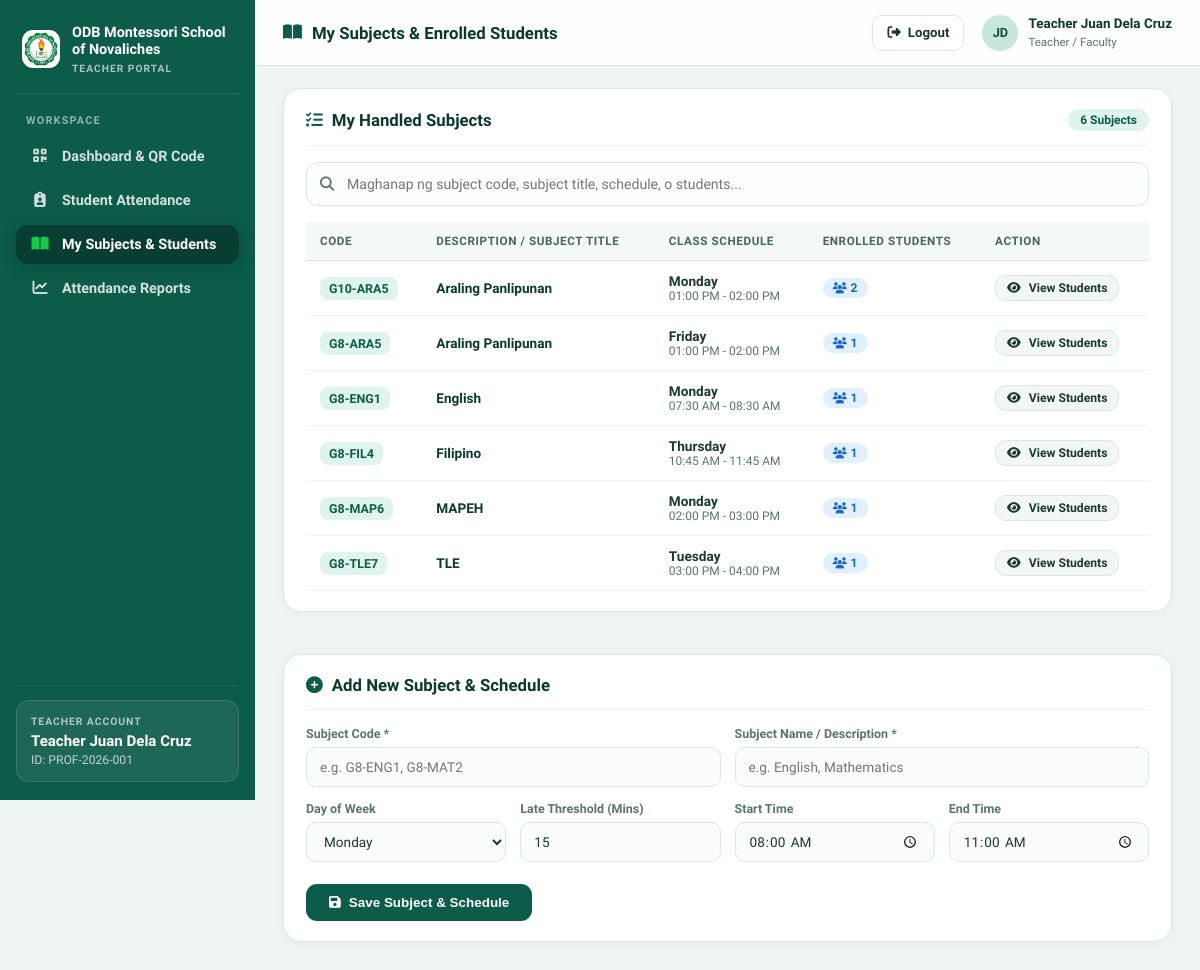
/professor/subjects.php (signed in), run on the app's committed database.
### tables this page shows
CREATE TABLE IF NOT EXISTS `subjects` (
    `id` INT AUTO_INCREMENT PRIMARY KEY,
    `subject_code` VARCHAR(20) NOT NULL,
    `subject_name` VARCHAR(100) NOT NULL,
    `professor_id` INT NULL,
    `grade_level_id` INT NULL,
    `created_at` TIMESTAMP DEFAULT CURRENT_TIMESTAMP,
    FOREIGN KEY (`professor_id`) REFERENCES `users`(`id`) ON DELETE SET NULL,
    FOREIGN KEY (`grade_level_id`) REFERENCES `grade_levels`(`id`) ON DELETE SET NULL
);

### config/auth_check.php (called while the page is built, shortened)
<?php
function is_logged_in() {
    return isset($_SESSION['user_id']) && !empty($_SESSION['user_id']);
}
function current_user() {
    return [
        'id'             => $_SESSION['user_id'] ?? null,
        'identifier'     => $_SESSION['user_identifier'] ?? null,
        'name'           => $_SESSION['user_name'] ?? null,
        'email'          => $_SESSION['user_email'] ?? null,
        'role'           => $_SESSION['user_role'] ?? null,
        'course_section' => $_SESSION['course_section'] ?? null,
        'qr_token'       => $_SESSION['qr_token'] ?? null
    ];
}

### professor/subjects.php (the view, shortened to what this page needs)
<?php
require_once __DIR__ . '/../config/auth_check.php';
$user = current_user();
$pdo = get_db_connection();
$prof_id = $user['id'];
$stmt = $pdo->prepare("
    SELECT s.*,
           sc.day_of_week, sc.start_time, sc.end_time, sc.late_threshold_mins,
           (SELECT COUNT(*) FROM student_subjects ss WHERE ss.subject_id = s.id) as enrolled_students
    FROM subjects s
    LEFT JOIN schedules sc ON s.id = sc.subject_id
    WHERE s.professor_id = ?
    ORDER BY s.subject_code ASC
");
$stmt->execute([$prof_id]);
$subjects = $stmt->fetchAll();
$selected_subject_id = intval($_GET['subject_id'] ?? 0);
$profDisplayName = preg_replace('/^Prof\.?\s+/i', 'Teacher ', trim($user['name'] ?? 'Teacher'));
$profParts = preg_split('/\s+/', trim(str_replace(['Teacher', 'Prof.', 'Mr.', 'Ms.', 'Mrs.', "Ma'am", 'Sir'], '', $profDisplayName)));
$profParts = array_values(array_filter($profParts));
$profInitials = count($profParts) >= 2
    ? strtoupper(substr($profParts[0], 0, 1) . substr($profParts[1], 0, 1))
    : strtoupper(substr($profParts[0] ?? 'TC', 0, 2));
?>
<!DOCTYPE html>
<html lang="en">
<head>
    <link rel="stylesheet" href="https://cdnjs.cloudflare.com/ajax/libs/font-awesome/6.4.0/css/all.min.css">
</head>
<body>
<div class="layout-shell">
    <aside class="sidebar">
        <div class="brand-box">
            <div class="brand-icon" style="background:#ffffff;padding:2px;"><img src="../assets/images/logo.png" alt="School Logo" style="width:100%;height:100%;object-fit:contain;border-radius:50%;"></div>
            <div>
                <div class="brand-title">ODB Montessori School of Novaliches</div>
                <span class="brand-sub">Teacher Portal</span>
            </div>
        </div>
        <div class="nav-section-title">Workspace</div>
        <nav class="sidebar-nav">
            <a href="dashboard.php" class="nav-link">
                <i class="fa-solid fa-qrcode"></i>
                <span>Dashboard &amp; QR Code</span>
            </a>
            <a href="manual_attendance.php" class="nav-link">
                <i class="fa-solid fa-clipboard-user"></i>
                <span>Student Attendance</span>
            </a>
            <a href="subjects.php" class="nav-link active">
                <i class="fa-solid fa-book-open"></i>
                <span>My Subjects &amp; Students</span>
            </a>
            <a href="reports.php" class="nav-link">
                <i class="fa-solid fa-chart-line"></i>
                <span>Attendance Reports</span>
            </a>
        </nav>
        <div class="sidebar-footer">
            <div class="prof-card">
                <small>Teacher Account</small>
                <strong><?= htmlspecialchars($profDisplayName) ?></strong>
                <div style="font-size:0.76rem;color:rgba(255,255,255,0.72);margin-top:3px;">ID: <?= htmlspecialchars($user['identifier']) ?></div>
            </div>
        </div>
    </aside>
    <div class="main-panel">
        <header class="top-header">
            <div class="top-header-title">
                <i class="fa-solid fa-book-open" style="color:var(--primary);"></i>
                <span>My Subjects &amp; Enrolled Students</span>
            </div>
            <div class="top-header-actions">
                <a href="../logout.php" class="btn-logout">
                    <i class="fa-solid fa-right-from-bracket"></i>
                    <span>Logout</span>
                </a>
                <div class="profile-pill">
                    <div class="avatar-circle"><?= htmlspecialchars($profInitials) ?></div>
                    <div class="profile-meta">
                        <strong><?= htmlspecialchars($profDisplayName) ?></strong>
                        <small>Teacher / Faculty</small>
                    </div>
                </div>
            </div>
        </header>
        <main class="content-container">
            <div class="subjects-column-stack">
                <div class="card">
                    <div class="card-header">
                        <div class="card-title"><i class="fa-solid fa-list-check" style="color: var(--primary);"></i> My Handled Subjects</div>
                        <span id="subjectsCountBadge" style="background:var(--primary-soft);color:var(--primary);padding:4px 12px;border-radius:999px;font-size:0.75rem;font-weight:800;"><?= count($subjects) ?> Subjects</span>
                    </div>
                    <div class="subject-search-wrap">
                        <input type="text" id="subjectSearchInput" class="form-control" placeholder="Maghanap ng subject code, subject title, schedule, o students..." oninput="filterSubjectsTable()">
                    </div>
                    <?php if (empty($subjects)): ?>
                        <div style="text-align: center; padding: 2rem; color: var(--ink-muted);">
                            <i class="fa-solid fa-folder-open" style="font-size: 2.2rem; margin-bottom: 0.5rem; opacity: 0.4;"></i>
                            <p>No subjects added yet. Use the form below to create your first class subject.</p>
                        </div>
                    <?php else: ?>
                        <div style="overflow-x:auto;">
                            <table class="clean-table" id="subjectsTable">
                                <thead>
                                    <tr>
                                        <th>Code</th>
                                        <th>Description / Subject Title</th>
                                        <th>Class Schedule</th>
                                        <th>Enrolled Students</th>
                                        <th>Action</th>
                                    </tr>
                                </thead>
                                <tbody>
                                    <?php foreach ($subjects as $s):
                                        $schedStr = $s['day_of_week'] ? ($s['day_of_week'] . ' ' . date('h:i A', strtotime($s['start_time'])) . ' - ' . date('h:i A', strtotime($s['end_time']))) : 'Regular';
                                        $searchPayload = strtolower($s['subject_code'] . ' ' . $s['subject_name'] . ' ' . $schedStr . ' ' . $s['enrolled_students']);
                                    ?>
                                        <tr class="subject-row" data-search="<?= htmlspecialchars($searchPayload) ?>" style="<?= $s['id'] == $selected_subject_id ? 'background: #eef6f3; font-weight: bold;' : '' ?>">
                                            <td><span style="background:var(--primary-soft);color:var(--primary);padding:4px 9px;border-radius:8px;font-size:0.78rem;font-weight:800;"><?= htmlspecialchars($s['subject_code']) ?></span></td>
                                            <td>
                                                <strong style="color:var(--ink-dark);"><?= htmlspecialchars($s['subject_name']) ?></strong>
                                            </td>
                                            <td>
                                                <?php if ($s['day_of_week']): ?>
                                                    <strong><?= htmlspecialchars($s['day_of_week']) ?></strong>
                                                    <div style="font-size:0.75rem;color:var(--ink-muted);">
                                                        <?= date('h:i A', strtotime($s['start_time'])) ?> - <?= date('h:i A', strtotime($s['end_time'])) ?>
                                                    </div>
                                                <?php else: ?>
                                                    <span style="color:var(--ink-muted);">Regular</span>
                                                <?php endif; ?>
                                            </td>
                                            <td>
                                                <span style="display:inline-block;padding:3px 10px;border-radius:999px;background:#e0f0ff;color:#1d64c8;font-size:0.76rem;font-weight:700;">
                                                    <i class="fa-solid fa-users" style="font-size:0.7rem;margin-right:4px;"></i><?= $s['enrolled_students'] ?>
                                                </span>
                                            </td>
                                            <td>
                                                <a href="subjects.php?subject_id=<?= $s['id'] ?>#subject-students" class="btn btn-secondary" style="padding:5px 11px;font-size:0.76rem;">
                                                    <i class="fa-solid fa-eye"></i> View Students
                                                </a>
                                            </td>
                                        </tr>
                                    <?php endforeach; ?>
                                </tbody>
                            </table>
                        </div>
                    <?php endif; ?>
                </div>
                <div class="card">
                    <div class="card-header">
                        <div class="card-title"><i class="fa-solid fa-plus-circle" style="color: var(--primary);"></i> Add New Subject &amp; Schedule</div>
                    </div>
                    <form action="subjects.php" method="POST">
                        <div style="display:grid; grid-template-columns: repeat(auto-fit, minmax(280px, 1fr)); gap:14px;">
                            <div class="form-group">
                                <label class="form-label" for="subject_code">Subject Code *</label>
                                <input type="text" id="subject_code" name="subject_code" class="form-control" placeholder="e.g. G8-ENG1, G8-MAT2" required>
                            </div>
                            <div class="form-group">
                                <label class="form-label" for="subject_name">Subject Name / Description *</label>
                                <input type="text" id="subject_name" name="subject_name" class="form-control" placeholder="e.g. English, Mathematics" required>
                            </div>
                        </div>
                        <div style="display:grid; grid-template-columns: repeat(auto-fit, minmax(200px, 1fr)); gap:14px;">
                            <div class="form-group">
                                <label class="form-label" for="day_of_week">Day of Week</label>
                                <select id="day_of_week" name="day_of_week" class="form-control">
                                    <option value="Monday">Monday</option>
                                </select>
                            </div>
                            <div class="form-group">
                                <label class="form-label" for="late_threshold">Late Threshold (Mins)</label>
                                <input type="number" id="late_threshold" name="late_threshold" class="form-control" value="15" min="1" max="60">
                            </div>
                            <div class="form-group">
                                <label class="form-label" for="start_time">Start Time</label>
                                <input type="time" id="start_time" name="start_time" class="form-control" value="08:00" required>
                            </div>
                            <div class="form-group">
                                <label class="form-label" for="end_time">End Time</label>
                                <input type="time" id="end_time" name="end_time" class="form-control" value="11:00" required>
                            </div>
                        </div>
                        <div style="margin-top:8px;">
                            <button type="submit" class="btn btn-primary" style="padding:10px 22px;">
                                <i class="fa-solid fa-save"></i> Save Subject &amp; Schedule
                            </button>
                        </div>
                    </form>
                </div>
            </div>
        </main>
    </div>
</div>
</body>
</html>

### data on the page
subjects: subject_code "G10-ARA5", subject_name "Araling Panlipunan", day_of_week "Monday", start_time "01:00 PM", end_time "02:00 PM", enrolled_students "2"
subjects: subject_code "G8-ARA5", subject_name "Araling Panlipunan", day_of_week "Friday", start_time "01:00 PM", end_time "02:00 PM", enrolled_students "1"
subjects: subject_code "G8-ENG1", subject_name "English", day_of_week "Monday", start_time "07:30 AM", end_time "08:30 AM", enrolled_students "1"
subjects: subject_code "G8-FIL4", subject_name "Filipino", day_of_week "Thursday", start_time "10:45 AM", end_time "11:45 AM", enrolled_students "1"
subjects: subject_code "G8-MAP6", subject_name "MAPEH", day_of_week "Monday", start_time "02:00 PM", end_time "03:00 PM", enrolled_students "1"
subjects: subject_code "G8-TLE7", subject_name "TLE", day_of_week "Tuesday", start_time "03:00 PM", end_time "04:00 PM", enrolled_students "1"

### other printed values
$profDisplayName "Teacher Juan Dela Cruz"
$user['identifier'] "PROF-2026-001"
$profInitials "JD"
count($subjects) "6"
